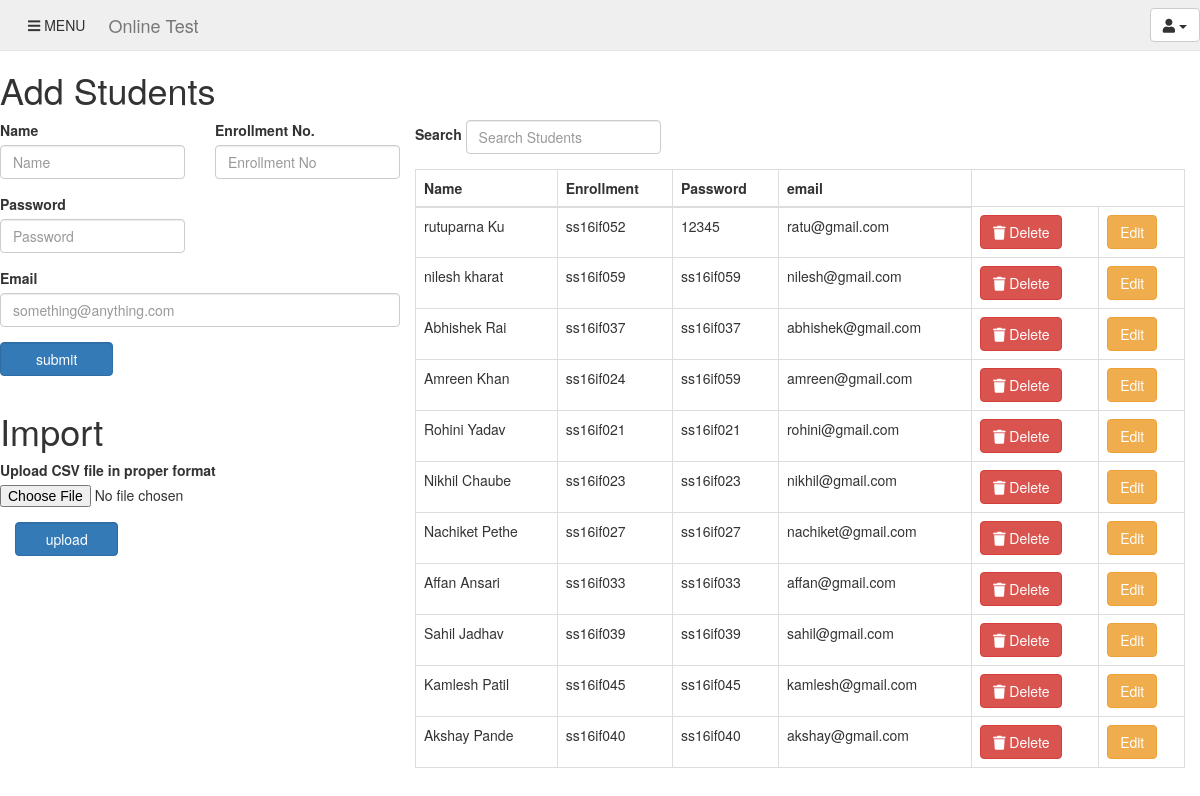
The app's page /project008/php/addStudent.php (signed in) with its own data.
### tables this page shows
CREATE TABLE IF NOT EXISTS `student` (
  `id` int(11) NOT NULL AUTO_INCREMENT,
  `studentName` varchar(50) NOT NULL,
  `enrollment` varchar(50) DEFAULT NULL,
  `password` varchar(50) DEFAULT NULL,
  `email` varchar(50) DEFAULT NULL,
  `added_by` varchar(50) DEFAULT NULL,
  PRIMARY KEY (`id`),
  UNIQUE KEY `enrollment` (`enrollment`),
  KEY `added_by` (`added_by`)
);

### project008/php/addStudent.php (the view, shortened to what this page needs)
<?php
 include 'connection.php';
	$q="select * from student ";
	$sdata=$con->query($q);
 ?>
<!DOCTYPE html>
<html>
<head>
  		<link rel="stylesheet" href="https://maxcdn.bootstrapcdn.com/bootstrap/3.3.7/css/bootstrap.min.css">
  		<link rel="stylesheet" href="https://use.fontawesome.com/releases/v5.2.0/css/all.css">
		<link rel="stylesheet" type="text/css" href="http://localhost/project008/css/homepage.css">
		<link rel="stylesheet" type="text/css" href="http://localhost/project008/css/addStudent.css">
</head>
<body>
	<div id="wrapper"  >
	<div class="main" >
			<nav class="navbar navbar-default navbar-fixed-top " id="navbar" >
				<div class="container-fluid">
					 <ul class="nav navbar-nav">
					      <li >
								<button class="btn navbar-btn" id="tgbtn"><span class="fa fa-bars" aria-hidden="true"></span>  MENU</button>
						  </li>
			    	 </ul>
					<div class="navbar-header">
						<a class="navbar-brand" href="">Online Test</a>
					</div>
					<ul class="nav navbar-nav navbar-right">
								<li class="dropdown">
									<button class="btn btn-default dropdown-toggle navbar-btn" type="button" id="menu1" data-toggle="dropdown"><span class="fa fa-user" ></span>
									<span class="caret"></span></button>
							</li>
					</ul>
				</div>
			</nav>
		<div id="content" class="container-fluid content" >
			<div class="row">
					<h1>Add Students</h1>
				<div id="form1" class="col-sm-4">
					<div class="row">
						<div class="row">
					<form id="form" action="addStudentX.php" method="POST">
						<div class="form-row">
							<div class="form-group col-sm-6">
						      <label >Name</label>
						      <input type="text" class="form-control" id="name" placeholder="Name" name="name">
						    </div>
						    <div class="form-group col-sm-6">
						      <label >Enrollment No.</label>
						      <input type="text" class="form-control" id="enroll" placeholder="Enrollment No" name="enroll">
						    </div>
						</div>
						<div class="form-row">
						    <div class="form-group col-sm-6">
						      <label >Password</label>
						      <input type="password" class="form-control" id="password" placeholder="Password" name="password">
						    </div>
						</div>
						<div class="form-group col-sm-12">
						    <label >Email</label>
						    <input type="email" class="form-control" id="email" placeholder="something@anything.com" name="email">
						</div>
						<div class="form-group col-sm-4">
						    <input type="submit" class="form-control btn-primary" id="submit" name="submit" value="submit">
						</div>
					</form>
					</div>
				</div>
					<div class="row">
						<h1>Import</h1>
						<form action="addStudentX.php" method="POST" enctype="multipart/form-data">
						 <div class="form-group">
    						<label for="exampleFormControlFile1">Upload CSV file in proper format</label>
    						<input type="file" class="form-control-file" id="exampleFormControlFile1" name="studentcsvfile">
  						</div>
						<div class="form-group col-sm-4">
						    <input type="submit" class="form-control btn-primary" name='fileupload' value="upload">
						</div>
					</form>
					</div>
				</div>
			<div class="col-sm-8">
				<div class="form-group form-inline ">
						    <label >Search</label>
						    <input type="email" class="form-control" id="search" placeholder="Search Students" name="search">
				</div>
				<table class="table table-bordered" id="stable">
					<thead>
						<tr>
						<th>Name</th>
						<th>Enrollment</th>
						<th>Password</th>
						<th>email</th>
						</tr>
					</thead>
					<tbody id="sdata">
						<?php
							while($row=$sdata->fetch_assoc())
							{
								echo "<tr>";
								echo "<td>";
								echo $row['studentName'];
								echo "</td>";
								echo "<td>";
								echo $row['enrollment'];
								echo "</td>";
								echo "<td>";
								echo $row['password'];
								echo "</td>";
								echo "<td>";
								echo $row['email'];
								echo "</td>";
								echo "<td>";
								echo "<button class=\"btn btn-danger remove\" ><span class=\"fa  fa-trash\"></span> Delete</button>";
								echo "</td>";
								echo "<td>";
								echo "<button class=\"btn btn-warning edit\" > Edit</button>";
								echo "</td>";
								echo "</tr>";
							}
						?>
					</tbody>
				</table>
			</div>
			</div>
		</div>
</div>
</div>
</body>
</html>

### project008/css/homepage.css (style rules this page uses)
.navbar { background-color: #efefef; transition: 0.5s; }
.main { margin-top: 50px; transition: 0.5s; }
.navbar-header { padding-left: 10px; }

### records on screen
student: studentName "rutuparna Ku", enrollment "ss16if052", password "12345", email "ratu@gmail.com"
student: studentName "nilesh kharat", enrollment "ss16if059", password "ss16if059", email "nilesh@gmail.com"
student: studentName "Abhishek Rai", enrollment "ss16if037", password "ss16if037", email "abhishek@gmail.com"
student: studentName "Amreen Khan", enrollment "ss16if024", password "ss16if059", email "amreen@gmail.com"
student: studentName "Rohini Yadav", enrollment "ss16if021", password "ss16if021", email "rohini@gmail.com"
student: studentName "Nikhil Chaube", enrollment "ss16if023", password "ss16if023", email "nikhil@gmail.com"
student: studentName "Nachiket Pethe", enrollment "ss16if027", password "ss16if027", email "nachiket@gmail.com"
student: studentName "Affan Ansari", enrollment "ss16if033", password "ss16if033", email "affan@gmail.com"
student: studentName "Sahil Jadhav", enrollment "ss16if039", password "ss16if039", email "sahil@gmail.com"
student: studentName "Kamlesh Patil", enrollment "ss16if045", password "ss16if045", email "kamlesh@gmail.com"
student: studentName "Akshay Pande", enrollment "ss16if040", password "ss16if040", email "akshay@gmail.com"
